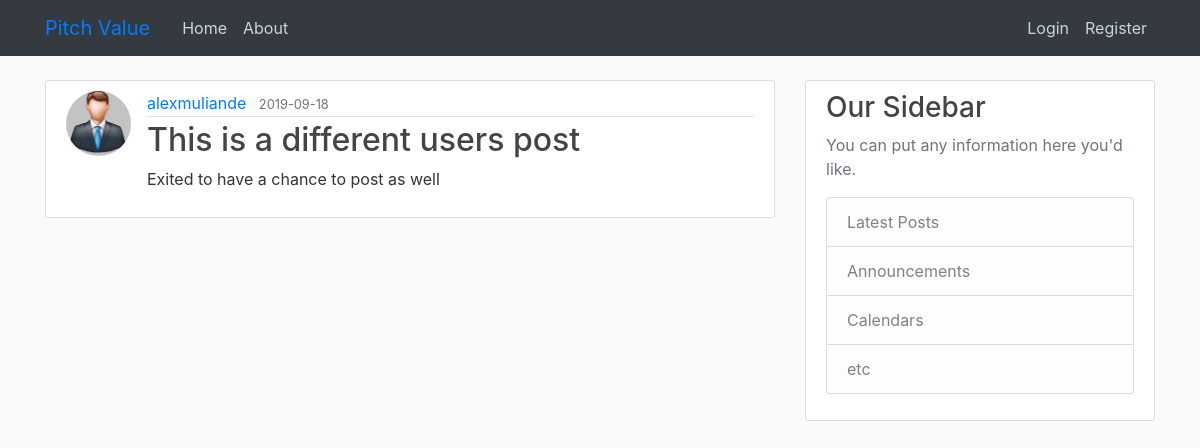
Screenshot of /post/2 with the database file from the repository.
### pitch/models.py (models this page shows, shortened)
class User(db.Model, UserMixin):
    id = db.Column(db.Integer,primary_key=True)
    username = db.Column(db.String(20),unique=True,nullable=False)
    email = db.Column(db.String(20),unique=True,nullable=False)
    image_file = db.Column(db.String(20), nullable=False, default='default.jpg')
    password = db.Column(db.String(60), nullable=False)
    posts = db.relationship('Post', backref='author', lazy=True)

class Post(db.Model):
    id = db.Column(db.Integer,primary_key=True)
    title = db.Column(db.String(100), nullable=False)
    date_posted = db.Column (db.DateTime, nullable=False, default=datetime.utcnow)
    content = db.Column(db.Text, nullable=False)
    user_id = db.Column(db.Integer, db.ForeignKey('user.id'), nullable = False)

### pitch/routes.py (the view)
@app.route("/post/<int:post_id>")
def post(post_id):
    post =Post.query.get_or_404(post_id)
    return render_template('post.html', title=post.title,post=post)

### pitch/templates/post.html
{% extends "layout.html"%}
{% block content%}
    <article class="media content-section">
      <img class="rounded-circle article-img" src="{{ url_for('static', filename='profile_pics/' + post.author.image_file)}}">
            <div class="media-body">
              <div class="article-metadata">
                <a class="mr-2" href="#">{{ post.author.username }}</a>
                <small class="text-muted">{{ post.date_posted.strftime('%Y-%m-%d') }}</small>
              </div>
              <h2 class="article-title">{{ post.title }}</h2>
              <p class="article-content">{{ post.content }}</p>
            </div>
          </article>
{% endblock content%}

### pitch/static/styles.css (style rules this page uses)
body { background-color: #fafafa; color: #333333; margin-top: 5rem; }
h1, h2, h3, h4, h5, h6 { color: #444444; }
.content-section { background: #ffffff; padding: 10px 20px; border: 1px solid #dddddd; border-radius: 3px; margin-bottom: 20px; }
.article-title { color: #444444; }
.article-content { white-space: pre-line; }
.article-img { height: 65px; width: 65px; margin-right: 16px; }
.article-metadata { padding-bottom: 1px; margin-bottom: 4px; border-bottom: 1px solid #e3e3e3 }

### rows the page displays
User: image_file (placeholder picture), author.username "alexmuliande"
Post: date_posted "2019-09-18", title "This is a different users post", content "Exited to have a chance to post as well"
